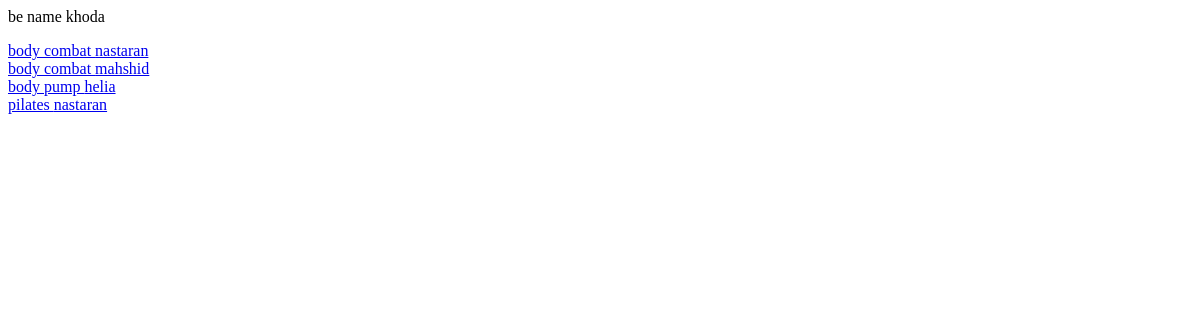
/list_kelasha/, run on an earlier commit of the app's database.
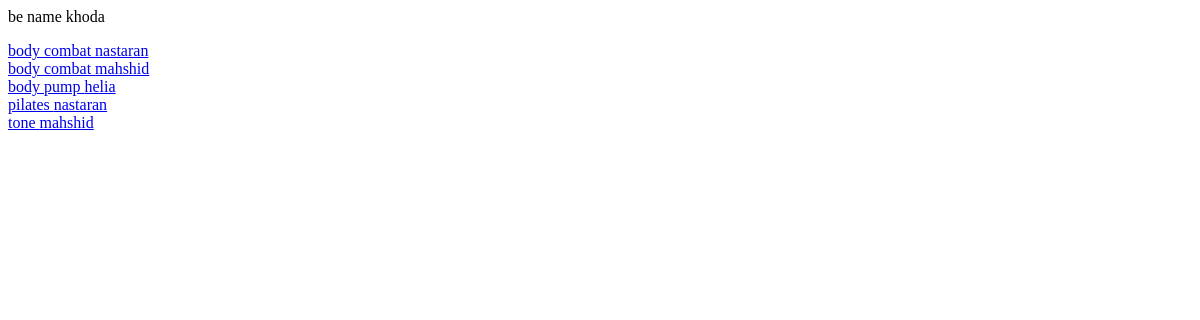
And on a later commit of the database.
### A/models.py (models this page shows, shortened)
class Kelas(models.Model):
    name=models.CharField(max_length=100)
    coach=models.CharField(max_length=100)
    price=models.SmallIntegerField()

### A/views.py (the view)
# urls.py: path('list_kelasha/' , views.KelasList.as_view()),
class KelasList(ListView):
    template_name='kelas.html'
    model = Kelas
    context_object_name = 'Kelasha'         #esme ekhtesasie contex i k mikhaym befrestim b html
    ordering ='name'
    queryset = Kelas.objects.all()

### A/templates/kelas.html
<p>be name khoda</p>
{% for kelas in Kelasha %}
<a href="{% url 'cbv:kelas_detail' kelas.id %}">{{ kelas.name }} {{ kelas.coach }}</a><br>
{%endfor%}

What changed in the data, as far as the page shows it:
added Kelas: name "tone", coach "mahshid"
